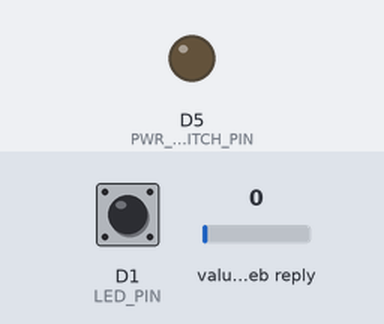
The sketch below on a simulated ESP8266 (NodeMCU). Shown: output pins drawn as LEDs (lit = HIGH). The test bench sets the inputs (shaded band); at power-on: value in the web reply 0, D1 (LED_PIN) HIGH. WiFi joins after 1.5 s; servers stay silent unless stated; web services answer with replies made up by the test bench; what the sketch prints to the serial monitor is not drawn.

Above: at 3.0 s.
3.1 s: value in the web reply set to 2
At 8.2 s:
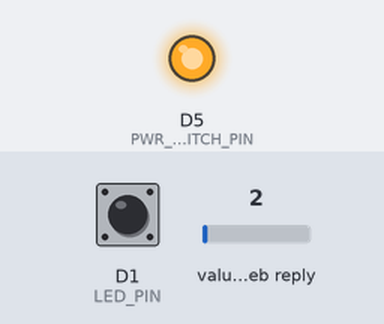
13.3 s: value in the web reply set to 4
At 14.2 s:
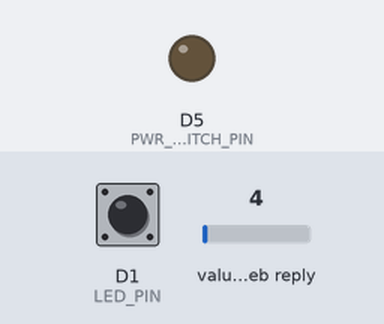
Timing chart, 0 to 16.3 s (numbered marks = the images above; inputs shaded):
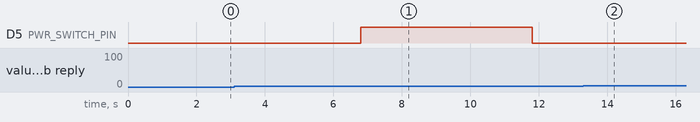

The sketch:

WOLpp.ino
```cpp
#include "WOLpp.h"
#include "PersonalInfo.h"
//------ CONSTANTS ----------------------------
const uint8_t LED_PIN=D1;
const uint8_t PWR_SWITCH_PIN=D5;
const uint8_t RST_SWITCH_PIN=D6;

const unsigned long CHECK_FOR_CMD_INTERVAL=5000; //ms
const unsigned long UPDATE_INDICATIONS_INTERVAL=10000; //ms
const unsigned long INTERVAL_FOR_NEXT_WRITE=18000;
const unsigned long MOMENTARY_PUSH_INTERVAL=800;
const unsigned long LONG_PUSH_INTERVAL=5000;

//-------- Networking STUFF -------------------------

WiFiClient  client;
int status = WL_IDLE_STATUS;

// MAC address for your Ethernet shield
byte mac[] = { 0x89, 0x4E, 0xD5, 0x61, 0x57, 0x12 };

//---------- VARIABLES ---------------------------------

MyTimer1 indicationsUpdateTimer,buttonPressTimer,nextWriteTimer,nextReadTimer;
SERVER_STATE serverState;
BUTTON activeButton;

//-------------------------------------------------------

void setup() {
    Serial.begin(9600);

    pinMode(PWR_SWITCH_PIN,OUTPUT);
    pinMode(RST_SWITCH_PIN,OUTPUT);
    digitalWrite(PWR_SWITCH_PIN,switchReleasedState);
    digitalWrite(RST_SWITCH_PIN,switchReleasedState);

    //------WIFI------
    WiFi.begin(ssid, password);

    while (WiFi.status() != WL_CONNECTED) {
      delay(500);
      Serial.print(".");
    }
    Serial.println("");
    Serial.println("WiFi connected");
    Serial.print("IP address: ");
    Serial.println(WiFi.localIP());

    //-------ThingSpeak--------
    ThingSpeak.begin(client);

    //----- Initializations -----
    indicationsUpdateTimer.setCallback(indicationsUpdateTimerEvent);
    indicationsUpdateTimer.setInterval(UPDATE_INDICATIONS_INTERVAL);
    indicationsUpdateTimer.setMode(REPEATING);
    indicationsUpdateTimer.setEnabled(true);

    nextWriteTimer.setCallback(nextWriteTimerEvent);
    nextWriteTimer.setInterval(INTERVAL_FOR_NEXT_WRITE);

    nextReadTimer.setCallback(nextReadTimerEvent);
    nextReadTimer.setInterval(CHECK_FOR_CMD_INTERVAL);
    nextReadTimer.setMode(REPEATING);
    nextReadTimer.setEnabled(true);

    buttonPressTimer.setCallback(buttonPressTimerEvent);

    resetCommand();
    serverState=SERVER_IDLE;

    Serial.println("SETUP FINISHED");
}

//-----------------------------------------

void loop() {
    indicationsUpdateTimer.check();
    nextWriteTimer.check();
    buttonPressTimer.check();
    nextReadTimer.check();


}

//----------------------------------------------

void indicationsUpdateTimerEvent(){
  //Serial.println("CALLEDBACK!!indicationsUpdateTimerEvent");
  switch (serverState){
    case SERVER_IDLE:

      setRemoteIndications(getPowerLedState());
      break;
    case WAITING_FOR_ACTION_COMPLETE:

      break;
    case WAITING_FOR_WRITE_ALLOW:

      break;
  }

}

void nextWriteTimerEvent(){
  //Serial.println("CALLEDBACK!!nextWriteTimerEvent");
    switch (serverState){
    case SERVER_IDLE:

      break;
    case WAITING_FOR_ACTION_COMPLETE:

      break;
    case WAITING_FOR_WRITE_ALLOW:
      setCombined(CMD_IDLE,getPowerLedState());
      serverState=SERVER_IDLE;

      break;
  }
}

void buttonPressTimerEvent(){
  //Serial.println("CALLEDBACK!!buttonPressTimerEvent");
    switch (serverState){
    case SERVER_IDLE:

      break;
    case WAITING_FOR_ACTION_COMPLETE:
      buttonDo(activeButton,RELEASE);
      serverState=WAITING_FOR_WRITE_ALLOW;
      break;
    case WAITING_FOR_WRITE_ALLOW:

      break;
  }
}

void nextReadTimerEvent(){
  //Serial.println("!!nextReadTimerEvent");
  COMMAND cmd;
    switch (serverState){
    case SERVER_IDLE:
      cmd=readCurrentCommand();
      if(cmd!=CMD_IDLE)interpretCommand(cmd);
      break;
    case WAITING_FOR_ACTION_COMPLETE:

      break;
    case WAITING_FOR_WRITE_ALLOW:

      break;
  }
}

//-------------------

void resetCommand(){
    int response;
    COMMAND currentCommand=readCurrentCommand();
    if (currentCommand!=CMD_IDLE){
        response=setCurrentCommand(CMD_IDLE);
        //Serial.println("IF");
        while(response!=OK_SUCCESS){
            response=setCurrentCommand(CMD_IDLE);
            delay(1000);
            //Serial.println("WHILE");
        }
   }
}

//----------------------

void interpretCommand(COMMAND cmd){
  Serial.print("interpret ");
  Serial.println(cmd);
    switch(cmd){
      case PWR_MOMENTARY_PUSH:
        activeButton=POWER;
        buttonDo(activeButton,PRESS);
        buttonPressTimer.setInterval(MOMENTARY_PUSH_INTERVAL);
        buttonPressTimer.setEnabled(true);
        nextWriteTimer.setEnabled(true);
        break;
      case PWR_LONG_PUSH:
        activeButton=POWER;
        buttonDo(activeButton,PRESS);
        buttonPressTimer.setInterval(LONG_PUSH_INTERVAL);
        buttonPressTimer.setEnabled(true);
        nextWriteTimer.setEnabled(true);
        break;
      case RST_MOMENTARY_PUSH:
        activeButton=RESET;
        buttonDo(activeButton,PRESS);
        buttonPressTimer.setInterval(MOMENTARY_PUSH_INTERVAL);
        buttonPressTimer.setEnabled(true);
        nextWriteTimer.setEnabled(true);
      break;
    }
    serverState=WAITING_FOR_ACTION_COMPLETE;
}

//----------------------

COMMAND readCurrentCommand(){
  int com=ThingSpeak.readIntField(myChannelNumber, COMMAND_FIELD, myReadAPIKey);
  return static_cast<COMMAND>(com);
}

//----------------------

//returns HTTP response code
int setCurrentCommand(COMMAND com){
    return ThingSpeak.writeField(myChannelNumber, COMMAND_FIELD, com, myWriteAPIKey);
}

//---------------------
//updates thingspeak command and indications
//returns HTTP response code
int setCombined(COMMAND com,LED_INDICATION led){
    Serial.println("sending combined ");
    ThingSpeak.setField(COMMAND_FIELD,COMMAND2int(com));
    ThingSpeak.setField(POWER_LED,LED_INDICATION2int(led));
    return ThingSpeak.writeFields(myChannelNumber, myWriteAPIKey);
}

//---------------------


void buttonDo(BUTTON btn,BUTTON_ACTION action){
  Serial.print("---------> buttonDo ");
  Serial.print(btn);
  Serial.print(" ");
  Serial.println(action);

uint8_t button;

  switch(btn){
    case POWER:
      button=PWR_SWITCH_PIN;
      break;
    case RESET:
      button=RST_SWITCH_PIN;
      break;
  }

  switch(action){
    case PRESS:
      digitalWrite(button,switchPressedState);
      break;
    case RELEASE:
      digitalWrite(button,switchReleasedState);
      break;
  }
}

//----------------------

LED_INDICATION getPowerLedState(){//TODO
  boolean reading=digitalRead(LED_PIN);
  if(reading==ledOnState)return ON;
  else return OFF;
}

//----------------------

void setRemoteIndications(LED_INDICATION powerLed){
    Serial.println("checking if remote indication is correct...");
    int ledFeedReadingAsInt=ThingSpeak.readIntField(myChannelNumber, POWER_LED, myReadAPIKey);
    LED_INDICATION ledFeedReading= static_cast<LED_INDICATION>(ledFeedReadingAsInt);
    if(ledFeedReading !=  powerLed){
      Serial.println("led indication feed do not match. updating...");
      ThingSpeak.writeField(myChannelNumber, POWER_LED, powerLed, myWriteAPIKey);
    }
}

//-----------------

int COMMAND2int(COMMAND com){
    switch(com){
      case CMD_IDLE:
      return 0;
      case PWR_MOMENTARY_PUSH:
      return 1;
      case PWR_LONG_PUSH:
      return 2;
      case RST_MOMENTARY_PUSH:
      return 3;
      default:
      return (-1);
    }
  }

//COMMAND int2COMMAND(int num){}

int LED_INDICATION2int(LED_INDICATION led){
    switch(led){
      case OFF:
      return 0;
      case ON:
      return 1;
      default:
      return (-1);
    }
  }
```

MyTimer1.cpp
```cpp
#include "MyTimer1.h"


MyTimer1::MyTimer1(){
    enabled=false;
    mode=ONETIME;
    //Serial.println("MyTimer1 CONSTRUCTOR");
}
//----------------------------
void MyTimer1::setEnabled(bool en){
        mark=millis();
        enabled=en;
}
//----------------------------
void MyTimer1::setInterval(unsigned long milliSeconds){
        interval=milliSeconds;

}
//----------------------------
void MyTimer1::setIntervalSeconds(unsigned long seconds){
        interval=seconds*1000;

}
//----------------------------
void MyTimer1::setIntervalMinutes(unsigned long minutes){
        //interval=minutes*1000;  //ONLY FOR DEBUGGING  . COMMENT IT AND UNCOMMENT LINE BELOW ##################################################################
        interval=minutes*60000;
}
//----------------------------
void MyTimer1::setCallback(timer_callback f){
        callback=f;

}
//----------------------------
void MyTimer1::setMode(TIMER_MODE newMode){
        mode=newMode;

}
//----------------------------
bool MyTimer1::isEnabled(){
        return enabled;

}
//----------------------------
void MyTimer1::check(){
        if(enabled){
            if(millis() - mark >= interval ){

                    if(mode==ONETIME)enabled=false;
                    else if (mode==REPEATING)setEnabled(true);   //restart timer
                    (*callback)();
            }

        }
}
//----------------------------
```

MyTimer1.h
```cpp
#ifndef MYTIMER1_H
#define MYTIMER1_H

#include <Arduino.h>
//#include "OutputsHandler.h"

class OutputsHandler;

typedef void (*timer_callback)(void);
enum TIMER_MODE { ONETIME=0, REPEATING};

class MyTimer1 {
    public:
        // constructor
        MyTimer1();

        void setEnabled(bool en);

        void setInterval(unsigned long milliSeconds);

        void setIntervalSeconds(unsigned long seconds);

        void setIntervalMinutes(unsigned long minutes);

        void setCallback(timer_callback f);

        void setMode(TIMER_MODE mode);

        bool isEnabled();

        // this function must be called inside loop()
        void check();

    private:

        // value returned by the millis() function
        // in the previous run() call
        volatile unsigned long mark;

        // pointers to the callback functions
        timer_callback callback;

        unsigned long interval;

        volatile bool enabled;

        TIMER_MODE mode;

};

#endif
```

PersonalInfo.h
```cpp
const char* ssid = "SSIDGoesHere";
const char* password = "WifiPasswordGoesHere";

//-------- Thingspeak STUFF -----------------------

const unsigned long myChannelNumber = 123456; 	//replace with your thingspeak channel
const char * myWriteAPIKey = "writeAPIKey";		//replace with your write API key
const char * myReadAPIKey = "readAPIKey";	//replace with your read API key
```

WOLpp.h
```cpp
#ifndef WOLPP_H
#define WOLPP_H

    //#include <Ethernet.h>
    //#include <HttpClient.h>
    #include <ESP8266WiFi.h>
    #include "ThingSpeak.h"
    #include "MyTimer1.h"

    const boolean ledOnState=LOW;
    const boolean ledOffState=!ledOnState;

    const boolean switchPressedState=HIGH;
    const boolean switchReleasedState=!switchPressedState;

    enum SERVER_STATE {SERVER_IDLE, WAITING_FOR_ACTION_COMPLETE, WAITING_FOR_WRITE_ALLOW};

    enum COMMAND {CMD_IDLE=0,PWR_MOMENTARY_PUSH,PWR_LONG_PUSH,RST_MOMENTARY_PUSH };

    enum LED_INDICATION {OFF=0,ON};
    enum BUTTON {POWER=0,RESET};
    enum BUTTON_ACTION {PRESS,RELEASE};
    enum FIELD { COMMAND_FIELD=1,
                 POWER_LED
      };

#endif
```

Measured:
- the behaviour switches between 2 and 3 on value in the web reply (found by bisection; images 1 and 2)
- after the input at 3.1 s, D5 (PWR_SWITCH_PIN): LOW → HIGH after 3.7 s, → LOW 5.0 s later
- after the input at 13.3 s, D5 (PWR_SWITCH_PIN): stays LOW (without the input it goes to HIGH after 13.5 s)
